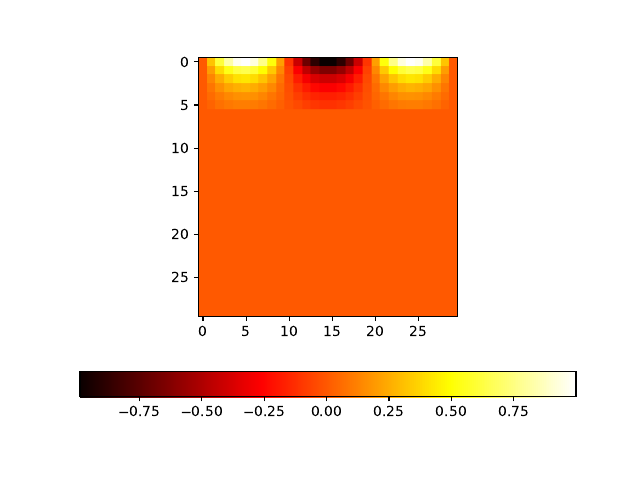

Generate this figure with Python:
import numpy as np
import matplotlib.pyplot as plt
import math

#Spatial and temporal grids
x0, t0 = 0., 0.
xf, tf = 3.*math.pi, 10.
nx, nt = 30, 30
dx = (xf-x0)/float(nx)
dt = (tf-t0)/float(nt)
t = np.linspace(t0, tf, nt)
x = np.linspace(x0, xf, nx)

#Store function values to matrix, introduce boundary conditions
f = np.zeros((nt,nx))

###Case 1: initially non-uniform heat profile dissipates over time
f[0,:] = np.sin(x)

###Case 2: heating at a point as a function of time
#f[0,:]    = 0          #Beginning: the whole rod is cold
#f[:,nx-1] = 0          #One end of the rod is always cold
#f[:,0]    = np.sin(t)  #Other end heated and cooled in waves

#Heat eq. is of the form:
#    d/dt u[t, x] == d^2/dx^2 u[t, x]
#Numerically:
#    (f(t+dt,x) - f(t,x))/dt = (f(t,x+dx) - 2*f(t,x) + f(t,x-dx))/(dx*dx)
#For most points, use the formula in the form:
#    f(t+dt,x) = f(t,x) + dt*(f(t,x+dx) - 2*f(t,x) + f(t,x-dx))/(dx*dx)
for it in range(5):  #range(nt-1):
    for ix in range(1,nx-1):
        #All middle points
        f[it+1,ix] = f[it,ix] + f[it,ix+1]*dt/(dx*dx) - 2.*f[it,ix]*dt/(dx*dx) + f[it,ix-1]*dt/(dx*dx)
    #Low-x edge
#    f[it+1,0] = f[it+1,1]*dx*dx/dt - f[it,1]*dx*dx/dt + 2.*f[it+1,1] - f[it+1,2]
    #High-x edge
#    f[it+1,nx-1] = f[it+1,nx-2]*dx*dx/dt - f[it,nx-2]*dx*dx/dt + 2.*f[it+1,nx-2] - f[it+1,nx-3]

#Plot
im = plt.imshow(f, cmap='hot')
plt.colorbar(im, orientation='horizontal')
plt.savefig('heateq.pdf')
